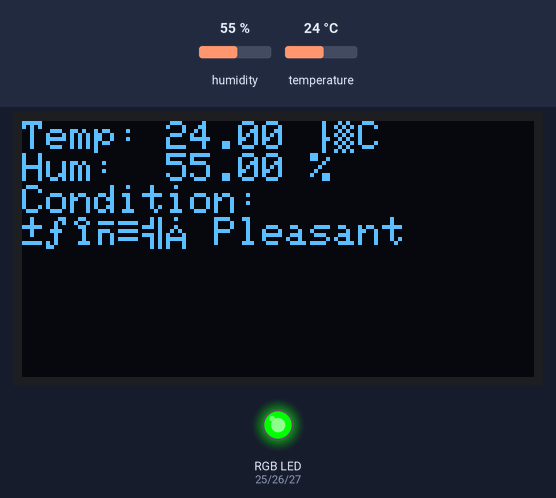
The sketch below on a simulated ESP32. Parts: 128×64 one-colour display, an RGB LED mixed from three pins (HIGH = lit). The test bench sets the inputs (shaded band); at power-on: humidity 55 %, temperature 24 °C. What the sketch prints to the serial monitor is not drawn.

Above: at 3.2 s.
3.3 s: humidity set to 69 %
At 5.7 s:
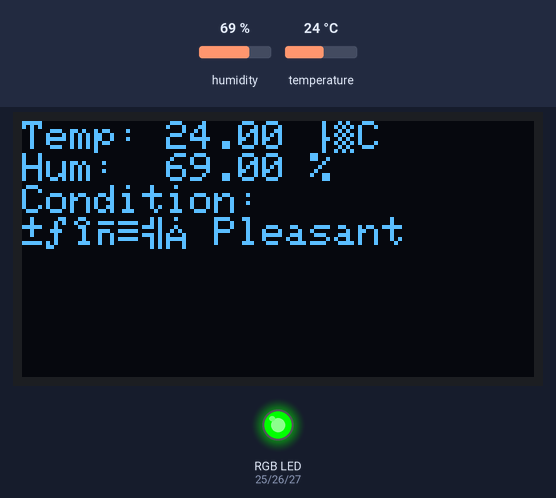
7.1 s: humidity set to 72 %
At 9.1 s:
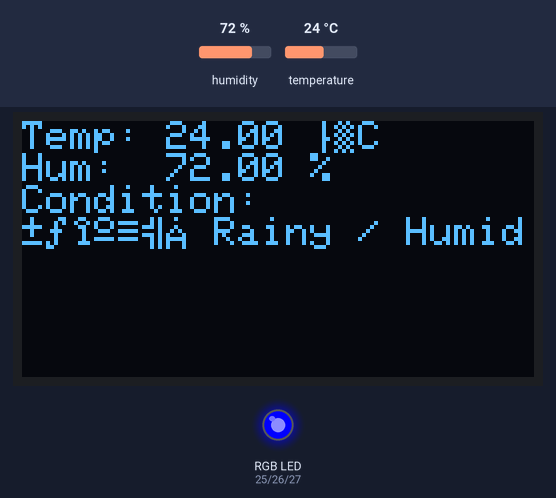
10.9 s: temperature set to 29.6 °C
At 12.6 s:
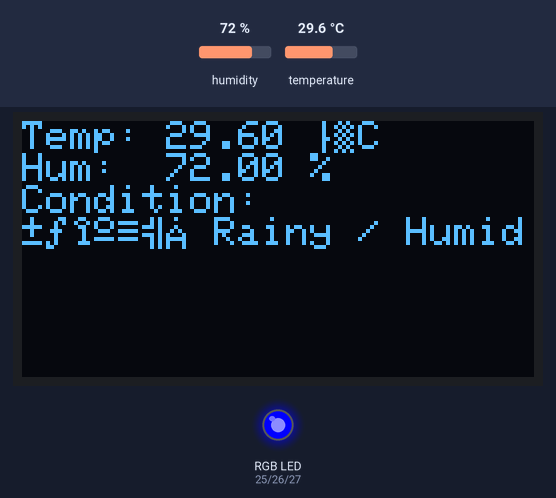
14.7 s: temperature set to 30.6 °C
At 18.2 s:
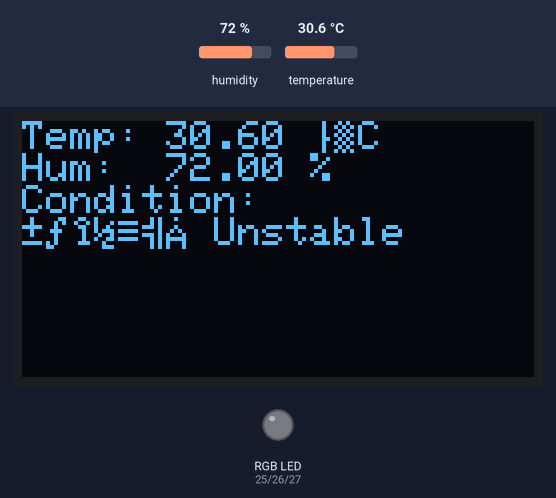
Timing chart, 0 to 19.7 s (numbered marks = the images above; inputs shaded):
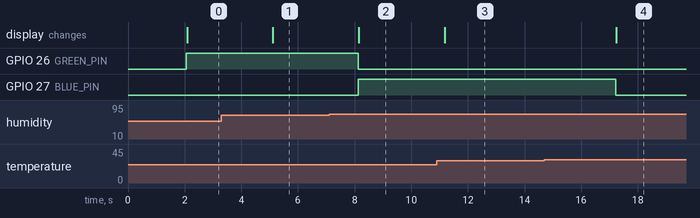

The sketch:

Weather_station.ino
```cpp
#include <Wire.h>
#include <Adafruit_SSD1306.h>
#include "DHT.h"

// OLED Settings
#define SCREEN_WIDTH 128
#define SCREEN_HEIGHT 64
#define OLED_RESET -1
Adafruit_SSD1306 display(SCREEN_WIDTH, SCREEN_HEIGHT, &Wire, OLED_RESET);

// DHT Settings
#define DHTPIN 4
#define DHTTYPE DHT22
DHT dht(DHTPIN, DHTTYPE);

// RGB LED Pins
#define RED_PIN   25
#define GREEN_PIN 26
#define BLUE_PIN  27

void setup() {
  Serial.begin(115200);
  dht.begin();

  if(!display.begin(SSD1306_SWITCHCAPVCC, 0x3C)) {
    Serial.println("SSD1306 allocation failed");
    for(;;);
  }

  pinMode(RED_PIN, OUTPUT);
  pinMode(GREEN_PIN, OUTPUT);
  pinMode(BLUE_PIN, OUTPUT);

  display.clearDisplay();
  display.setTextSize(1);
  display.setTextColor(SSD1306_WHITE);
  display.setCursor(0, 0);
  display.println("ESP32 Smart Weather");
  display.display();
  delay(2000);
}

void loop() {
  float temp = dht.readTemperature();
  float hum = dht.readHumidity();

  if (isnan(temp) || isnan(hum)) {
    Serial.println("Failed to read from DHT sensor!");
    delay(2000);
    return;
  }

  display.clearDisplay();
  display.setCursor(0, 0);
  display.println("Temp: " + String(temp) + " °C");
  display.println("Hum:  " + String(hum) + " %");

  // Determine condition based on both temp and humidity
  String condition = "";
  if (temp > 32 && hum < 50) {
    condition = "🔥 Hot & Dry";
    setRGBColor(HIGH, LOW, LOW);  // Red
  }
  else if (temp < 30 && hum > 70) {
    condition = "🌧️ Rainy / Humid";
    setRGBColor(LOW, LOW, HIGH);  // Blue
  }
  else if (temp >= 24 && temp <= 32 && hum >= 40 && hum <= 70) {
    condition = "🌤️ Pleasant";
    setRGBColor(LOW, HIGH, LOW);  // Green
  }
  else if (temp < 24 && hum >= 50 && hum <= 80) {
    condition = "❄️ Cool & Moist";
    setRGBColor(HIGH, HIGH, HIGH);  // White
  }
  else {
    condition = "🌫️ Unstable";
    setRGBColor(LOW, LOW, LOW);  // LED off
  }

  display.println("Condition:");
  display.println(condition);
  display.display();

  Serial.print("Temp: "); Serial.print(temp);
  Serial.print(" °C, Humidity: "); Serial.print(hum);
  Serial.print("% → "); Serial.println(condition);

  delay(3000);
}

// RGB LED Color Setter
void setRGBColor(bool r, bool g, bool b) {
  digitalWrite(RED_PIN, r);
  digitalWrite(GREEN_PIN, g);
  digitalWrite(BLUE_PIN, b);
}
```

Measured:
- the behaviour switches between 70 and 71 % on humidity (found by bisection; images 1 and 2)
- the behaviour switches between 29.9 and 30 °C on temperature (found by bisection; images 3 and 4)
- after the input at 3.3 s, the display: changes after 1.8 s (image 1)
- after the input at 7.1 s, GPIO 26 (GREEN_PIN): HIGH → LOW after 1.0 s; GPIO 27 (BLUE_PIN): LOW → HIGH after 1.0 s; the display: changes after 1.0 s (image 2)
- after the input at 10.9 s, the display: changes after 0.28 s (image 3)
- after the input at 14.7 s, GPIO 27 (BLUE_PIN): HIGH → LOW after 2.5 s; the display: changes after 2.5 s (image 4)
